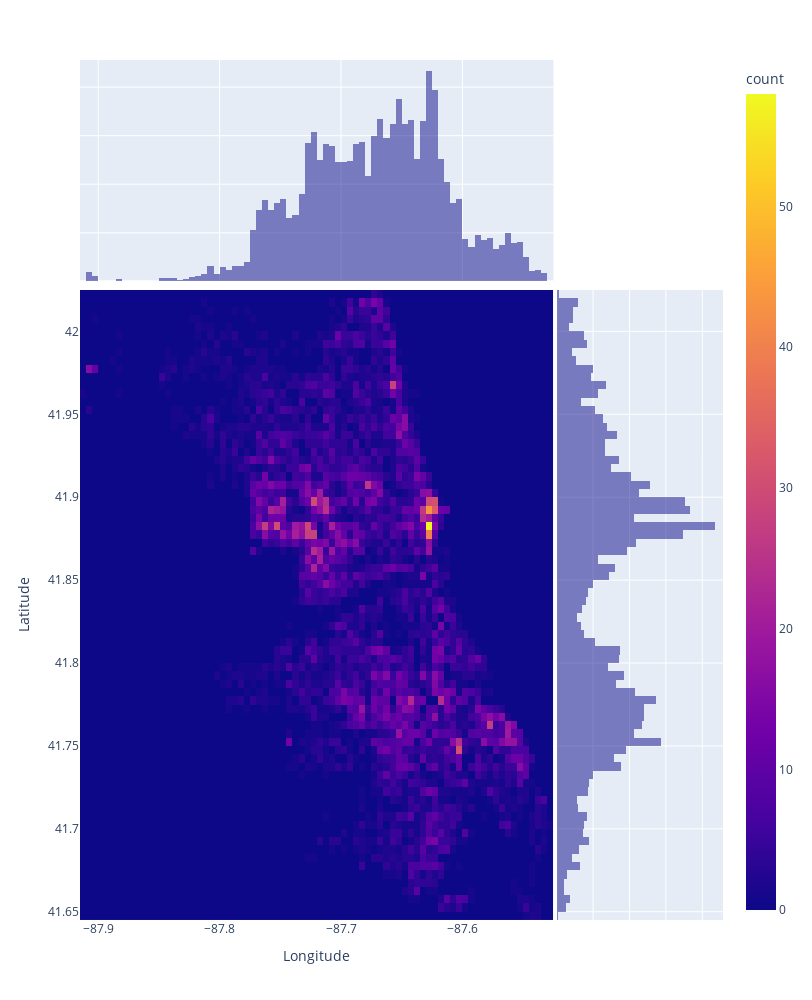

Notebook source saved alongside this figure:
### Code cell
# display distribution of a sample of the data
fig_height=1000
fig = px.density_heatmap(
    data_frame=df.sample(10000),
    x="Longitude",
    y="Latitude", 
    marginal_x="histogram",
    marginal_y="histogram",
    height=fig_height,
    width=ratio_xy*fig_height,
    nbinsx=nx,
    nbinsy=ny,
)
fig.show()

### Figure 1 — Plotly figure (JSON) as saved in the notebook; plotly's stock layout.template omitted (floating-point values rounded to 4 significant figures; data arrays with more than 128 entries replaced by an {"elided": "..."} marker saying what was removed)
{"data": [{"coloraxis": "coloraxis", "hovertemplate": "Longitude=%{x}<br>Latitude=%{y}<br>count=%{z}<extra></extra>", "name": "", "nbinsx": 84, "nbinsy": 96, "type": "histogram2d", "x": {"elided": "10000 float values"}, "xaxis": "x", "xbingroup": "x", "y": {"elided": "10000 float values"}, "yaxis": "y", "ybingroup": "y"}, {"alignmentgroup": "True", "bingroup": "x", "hovertemplate": "Longitude=%{x}<br>count=%{y}<extra></extra>", "legendgroup": "", "marker": {"color": "#0d0887"}, "name": "", "offsetgroup": "", "opacity": 0.5, "showlegend": false, "type": "histogram", "x": {"elided": "10000 float values"}, "xaxis": "x3", "yaxis": "y3"}, {"alignmentgroup": "True", "bingroup": "y", "hovertemplate": "Latitude=%{y}<br>count=%{x}<extra></extra>", "legendgroup": "", "marker": {"color": "#0d0887"}, "name": "", "offsetgroup": "", "opacity": 0.5, "showlegend": false, "type": "histogram", "xaxis": "x2", "y": {"elided": "10000 float values"}, "yaxis": "y2"}], "layout": {"barmode": "overlay", "coloraxis": {"colorbar": {"title": {"text": "count"}}, "colorscale": [[0, "#0d0887"], [0.1111, "#46039f"], [0.2222, "#7201a8"], [0.3333, "#9c179e"], [0.4444, "#bd3786"], [0.5556, "#d8576b"], [0.6667, "#ed7953"], [0.7778, "#fb9f3a"], [0.8889, "#fdca26"], [1, "#f0f921"]]}, "height": 1000, "legend": {"tracegroupgap": 0}, "margin": {"t": 60}, "width": 812.8, "xaxis": {"anchor": "y", "autorange": true, "domain": [0, 0.7363], "range": [-87.91, -87.53], "title": {"text": "Longitude"}, "type": "linear"}, "xaxis2": {"anchor": "y2", "autorange": true, "domain": [0.7413, 1], "matches": "x2", "range": [0, 456.8], "showgrid": true, "showline": false, "showticklabels": false, "ticks": ""}, "xaxis3": {"anchor": "y3", "autorange": true, "domain": [0, 0.7363], "matches": "x", "range": [-87.91, -87.53], "showgrid": true, "showticklabels": false, "type": "linear"}, "xaxis4": {"anchor": "y4", "domain": [0.7413, 1], "matches": "x2", "showgrid": true, "showline": false, "showticklabels": false, "ticks": ""}, "yaxis": {"anchor": "x", "autorange": true, "domain": [0, 0.7326], "range": [41.64, 42.03], "title": {"text": "Latitude"}, "type": "linear"}, "yaxis2": {"anchor": "x2", "autorange": true, "domain": [0, 0.7326], "matches": "y", "range": [41.64, 42.03], "showgrid": true, "showticklabels": false, "type": "linear"}, "yaxis3": {"anchor": "x3", "autorange": true, "domain": [0.7426, 1], "matches": "y3", "range": [0, 455.8], "showgrid": true, "showline": false, "showticklabels": false, "ticks": ""}, "yaxis4": {"anchor": "x4", "domain": [0.7426, 1], "matches": "y3", "showgrid": true, "showline": false, "showticklabels": false, "ticks": ""}}}
